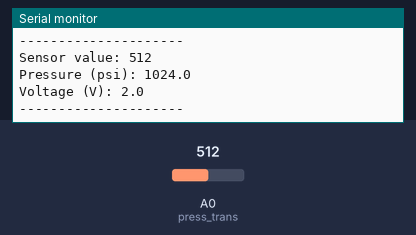
This sketch was run on a simulated Arduino Uno, built with avr-gcc and run on an emulated ATmega328P. Shown: the last lines printed to the serial monitor. The test bench sets the inputs (shaded band); at power-on: A0 (press_trans) = 512.

Above: at 1.3 s.
1.4 s: A0 (press_trans) set to 716
At 1.91 s:
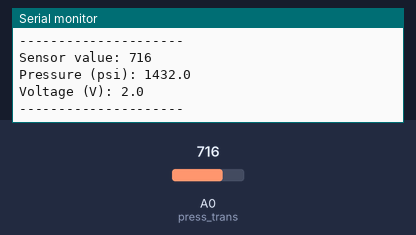
2.9 s: A0 (press_trans) set to 900
At 3.47 s:
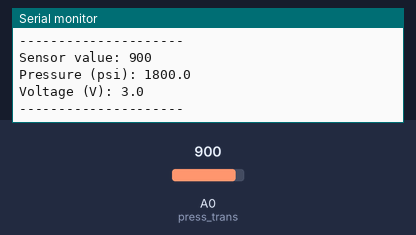
Timing chart, 0 to 5.9 s (numbered marks = the images above; inputs shaded):
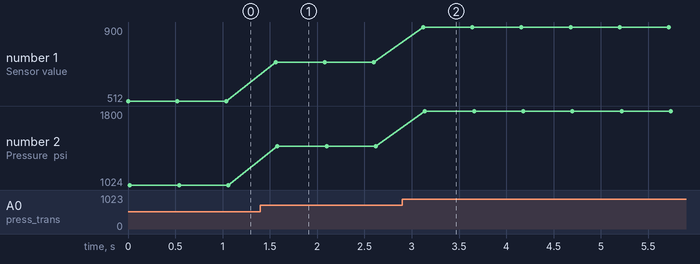

Measured:
- after the input at 1.4 s, the serial monitor: prints a new line after 0.16 s (image 1)
- after the input at 2.9 s, the serial monitor: prints a new line after 0.22 s (image 2)
- plotted number 1: 512 → 716 after the input at 1.4 s, 716 → 900 after the input at 2.9 s
- plotted number 2: 1024 → 1432 after the input at 1.4 s, 1432 → 1800 after the input at 2.9 s

The sketch:

pressure_transducer.ino
```cpp
#include <math.h>

#define press_trans A0

float pressure = 301.35;
float voltage = 1.12568;
int sensorVal;

void setup() {
  // put your setup code here, to run once:
  Serial.begin(9600);
  pinMode(press_trans, INPUT);
}

void loop() {
  // put your main code here, to run repeatedly:
  sensorVal = analogRead(press_trans);
  pressure = sensorVal*(3000/1024);
  voltage = sensorVal/256;
  Serial.print("Sensor value: ");
  Serial.println(sensorVal);
  Serial.print("Pressure (psi): ");
  printDouble(pressure, 5);
  Serial.print("Voltage (V): ");
  printDouble(voltage, 5);
  Serial.println("---------------------");
  delay(500);
}

void printDouble( double val, unsigned int precision){
// prints val with number of decimal places determine by precision
// NOTE: precision is 1 followed by the number of zeros for the desired number of decimial places
// example: printDouble( 3.1415, 100); // prints 3.14 (two decimal places)

    Serial.print (int(val));  //prints the int part
    Serial.print("."); // print the decimal point
    unsigned int frac;
    if(val >= 0)
        frac = (val - int(val)) * precision;
    else
        frac = (int(val)- val ) * precision;
    Serial.println(frac,DEC) ;
}
```
